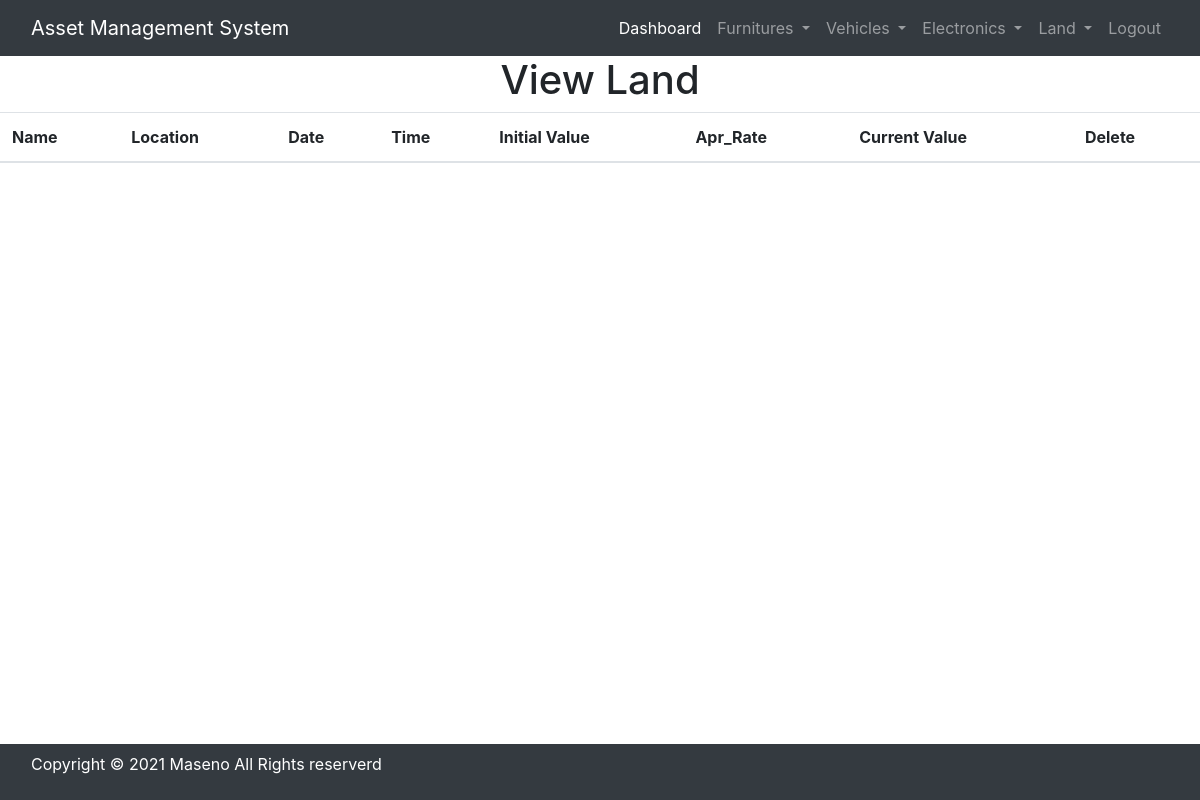
Before: /view_land/ (signed in) with the older database file.
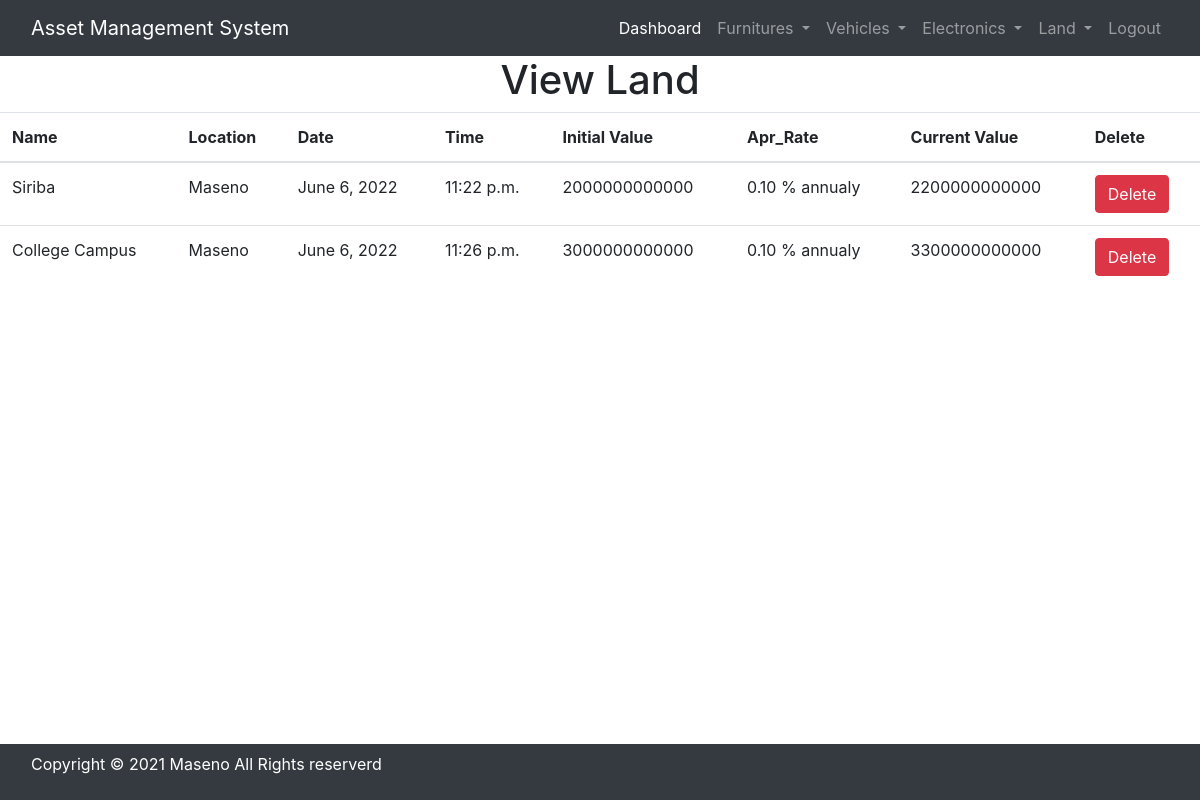
After: the same page with the newer database file.
### asset/models.py (models this page shows, shortened)
class Land(models.Model):
    name = models.CharField(max_length=50)
    location = models.ForeignKey(Location, on_delete=models.CASCADE)
    date = models.DateField(auto_now=True)
    time = models.TimeField(auto_now=True)
    initial_value = models.IntegerField()
    apreciation_rate = models.DecimalField(max_digits=100, decimal_places=2, null=True)
    current_value = models.IntegerField(null=True)

class Location(models.Model):
    location = models.CharField(max_length=30)
    def __str__(self):
        return f"{self.location}"

### asset/views.py (the view)
# urls.py: path('view_land/', views.view_land, name='view_land'),
def view_land(request):
    if not request.user.is_staff:
        return redirect('login')
    land = Land.objects.all()
    f = {'land': land}
    return render(request, 'view_land.html', f)

### asset/templates/view_land.html
{% include "base.html" %}
<h1 class="text-center">View Land </h1>
<table id="example" class="table table-hover">
    <thead>
        <tr>
            <th>Name</th>
            <th>Location</th>
            <th>Date</th>
            <th>Time</th>
            <th>Initial Value</th>
            <th>Apr_Rate</th>
            <th>Current Value</th>
            <th>Delete</th>
        </tr>
    </thead>
    <tbody>
        {% for l in land %}
          <tr>
              <td>{{l.name}}</td>
              <td>{{l.location}}</td>
              <td>{{l.date}}</td>
              <td>{{l.time}}</td>
              <td>{{l.initial_value}}</td>
              <td>{{l.apreciation_rate}} % annualy</td>
              <td>{{l.current_value}}</td>
              <td><a href="{% url 'delete_furniture' l.id %}"
                onclick="return confirm('Are you sure you want to delete?')" class="btn btn-danger">Delete</a></td>
          </tr>
        {% endfor %}
    </tbody>
</table>

Changed rows visible on the page:
added Land: name "Siriba", location "Maseno", date "June 6, 2022", time "11:22 p.m.", initial_value "2000000000000", apreciation_rate "0.10", current_value "2200000000000"
added Land: name "College Campus", location "Maseno", date "June 6, 2022", time "11:26 p.m.", initial_value "3000000000000", apreciation_rate "0.10", current_value "3300000000000"
